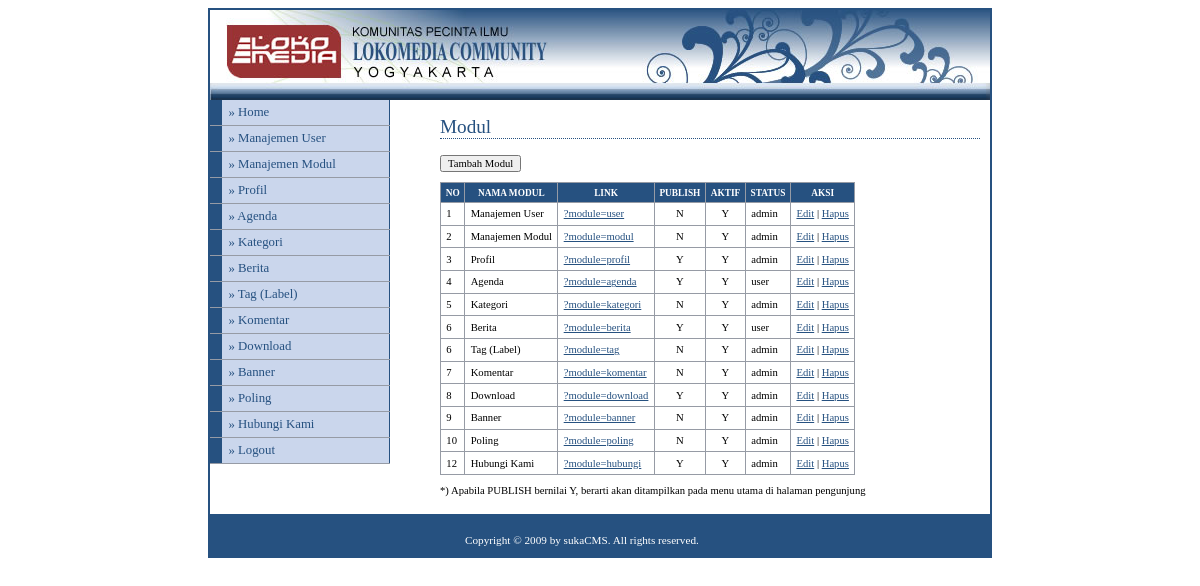
The app's page /adminweb/media.php?module=modul (signed in) with its own data.
### tables this page shows
CREATE TABLE `modul` (
  `id_modul` int(5) NOT NULL auto_increment,
  `nama_modul` varchar(50) NOT NULL,
  `link` varchar(100) NOT NULL,
  `static_content` text NOT NULL,
  `gambar` varchar(100) NOT NULL,
  `publish` enum('Y','N') NOT NULL,
  `status` enum('user','admin') NOT NULL,
  `aktif` enum('Y','N') NOT NULL,
  `urutan` int(5) NOT NULL,
  `link_seo` varchar(50) NOT NULL,
  PRIMARY KEY  (`id_modul`)
);

### adminweb/modul/mod_modul/modul.php (the view, shortened to what this page needs)
<?php
$aksi="modul/mod_modul/aksi_modul.php";
switch($_GET[act]){
  default:
    echo "<h2>Modul</h2>
          <input type=button value='Tambah Modul' onclick=\"window.location.href='?module=modul&act=tambahmodul';\">
          <table>
          <tr><th>no</th><th>nama modul</th><th>link</th><th>publish</th><th>aktif</th><th>status</th><th>aksi</th></tr>";
    $tampil=mysql_query("SELECT * FROM modul ORDER BY urutan");
    while ($r=mysql_fetch_array($tampil)){
      echo "<tr><td>$r[urutan]</td>
            <td>$r[nama_modul]</td>
            <td><a href=$r[link]>$r[link]</a></td>
            <td align=center>$r[publish]</td>
            <td align=center>$r[aktif]</td>
            <td>$r[status]</td>
            <td><a href=?module=modul&act=editmodul&id=$r[id_modul]>Edit</a> |
	              <a href=$aksi?module=modul&act=hapus&id=$r[id_modul]>Hapus</a>
            </td></tr>";
    }
    echo "</table>";
    echo "<div id=paging>*) Apabila PUBLISH bernilai Y, berarti akan ditampilkan pada menu utama di halaman pengunjung</div><br>";
    break;
}
?>

### adminweb/menu.php (shortened to what this page needs)
<?php
if ($_SESSION[leveluser]=='admin'){
  $sql=mysql_query("select * from modul where aktif='Y' order by urutan");
}
else{
  $sql=mysql_query("select * from modul where status='user' and aktif='Y' order by urutan");
}
while ($m=mysql_fetch_array($sql)){
  echo "<li><a href='$m[link]'>&#187; $m[nama_modul]</a></li>";
}
?>

### adminweb/style.css (style rules this page uses)
body { font-family: Tahoma; text-align: center; }
#menu li { width: 180px; border-bottom: 1px solid #969BA5; margin: 0; padding: 0; font-size: 80%; vertical-align: bottom; }
#menu a:link, #menu a:visited { display: block; padding: 5px 5px 5px 0.5em; border-left: 12px solid #265180; border-right: 1px solid #265180; background-color: #CAD6EC; color: #265180; text-decoration: none; }
a:link,a:visited { color:#265180; }
h2 { font: normal 120% Georgia; color: #265180; background-color: transparent; border-bottom: 1px dotted #265180; }
table { font-family: Tahoma; font-size: 8pt; border-width: 1px; border-style: solid; border-color: #999999; border-collapse: collapse; margin: 10px 0px; }
th { color: #FFFFFF; font-size: 7pt; text-transform: uppercase; text-align: center; padding: 0.5em; border-width: 1px; border-style: solid; border-color: #969BA5; border-collapse: collapse; background-color: #265180; }
td { padding: 0.5em; vertical-align: top; border-width: 1px; border-style: solid; border-color: #969BA5; border-collapse: collapse; }
input,textarea,select { font-family: Tahoma; font-size: 8pt; }
#paging { font-family: Tahoma; font-size: 8pt; }

### records on screen
modul: nama_modul "Manajemen User", urutan "1", link "?module=user", publish "N", aktif "Y", status "admin"
modul: nama_modul "Manajemen Modul", urutan "2", link "?module=modul", publish "N", aktif "Y", status "admin"
modul: nama_modul "Profil", urutan "3", link "?module=profil", publish "Y", aktif "Y", status "admin"
modul: nama_modul "Agenda", urutan "4", link "?module=agenda", publish "Y", aktif "Y", status "user"
modul: nama_modul "Kategori", urutan "5", link "?module=kategori", publish "N", aktif "Y", status "admin"
modul: nama_modul "Berita", urutan "6", link "?module=berita", publish "Y", aktif "Y", status "user"
modul: nama_modul "Tag (Label)", urutan "6", link "?module=tag", publish "N", aktif "Y", status "admin"
modul: nama_modul "Komentar", urutan "7", link "?module=komentar", publish "N", aktif "Y", status "admin"
modul: nama_modul "Download", urutan "8", link "?module=download", publish "Y", aktif "Y", status "admin"
modul: nama_modul "Banner", urutan "9", link "?module=banner", publish "N", aktif "Y", status "admin"
modul: nama_modul "Poling", urutan "10", link "?module=poling", publish "N", aktif "Y", status "admin"
modul: nama_modul "Hubungi Kami", urutan "12", link "?module=hubungi", publish "Y", aktif "Y", status "admin"
